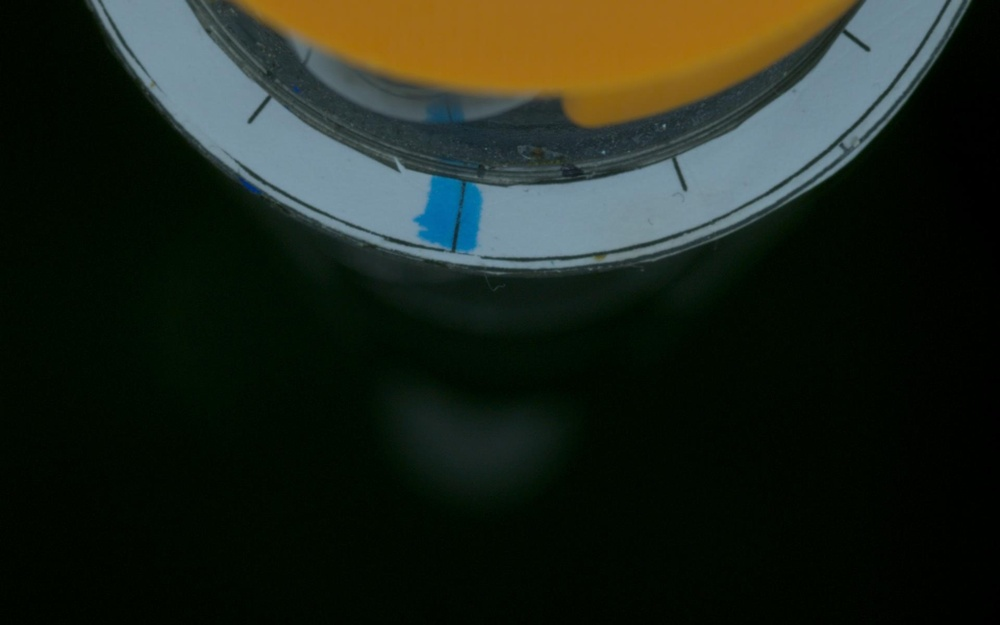
#> input picture Endface/outer_flange_part1_bottom_92.482_degree.jpg, 1000 x 625 px, shrunk from 1920 x 1200 before the run, found by its file name
$ python ReferenceImageComparison.py
#> lines starting #> are read from the running program, lines starting #| are printed output that depends on the picture
import cv2
import numpy as np

def detect_distortion(reference_image_path, new_image_path):
    # Load the undistorted reference image and the new image to be checked for distortion
    reference_image = cv2.imread(reference_image_path, cv2.IMREAD_GRAYSCALE)
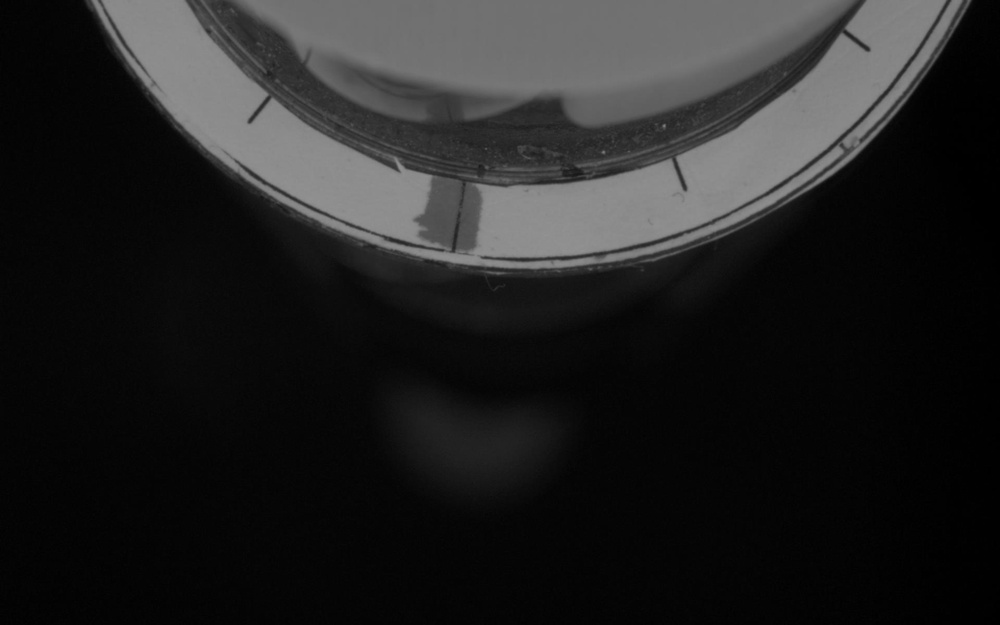
#> reference_image: shape (625, 1000); min 0, max 147, mean 34.1
    new_image = cv2.imread(new_image_path, cv2.IMREAD_GRAYSCALE)
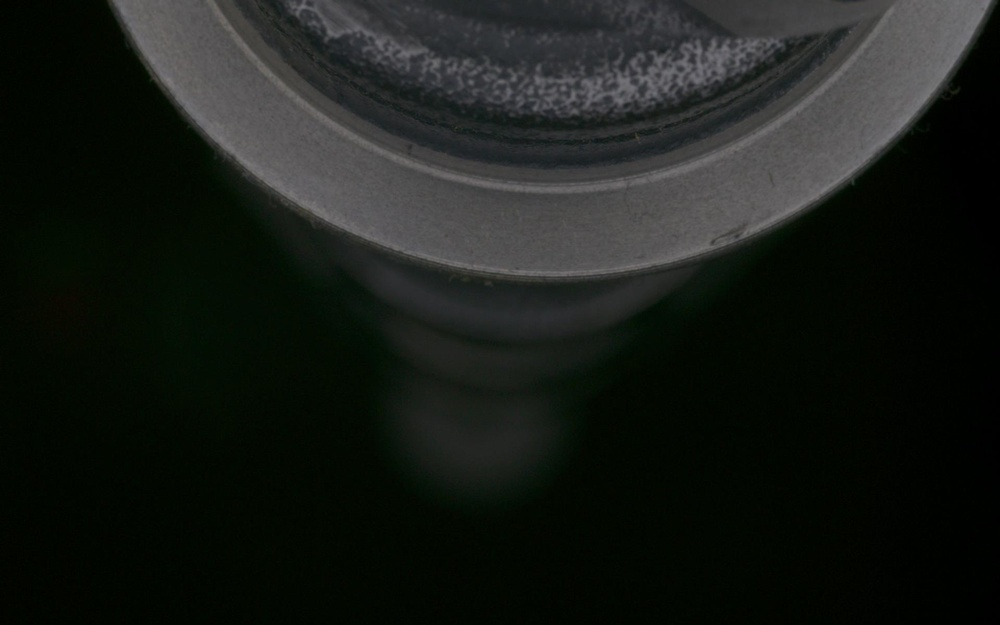
#> input picture Endface/outer_flange_part2_bottom_92.482_degree.jpg, 1000 x 625 px, shrunk from 1920 x 1200 before the run, found by its file name
#> new_image: shape (625, 1000); min 0, max 124, mean 26.3

    # Detect keypoints and extract descriptors for the reference and new images
    sift = cv2.SIFT_create()
    kp_ref, des_ref = sift.detectAndCompute(reference_image, None)
#> kp_ref = 251 keypoints; strongest (x, y, size): (534, 227, 69.2), (369, 201, 69.3), (867, 48, 4.2), (684, 187, 4.3)
    kp_new, des_new = sift.detectAndCompute(new_image, None)
#> kp_new = 241 keypoints; strongest (x, y, size): (471, 82, 3.5), (680, 69, 4.3), (563, 88, 3.4), (692, 60, 5.3)

    # Match keypoints between the reference and new images
    matcher = cv2.BFMatcher()
    matches = matcher.match(des_ref, des_new)
#> matches = 251 matches

    # Extract matched keypoints from both images
    points_ref = np.float32([kp_ref[m.queryIdx].pt for m in matches]).reshape(-1, 1, 2)
#> points_ref = 251 rows, first 8: [102, 4.61], [118.9, 27.02], [133.9, 72.39], [142.7, 67.95], [142.7, 67.95], [146.3, 81.36], [151.4, 96.26], [154, 82.9]
    points_new = np.float32([kp_new[m.trainIdx].pt for m in matches]).reshape(-1, 1, 2)
#> points_new = 251 rows, first 8: [746.5, 77.97], [503.2, 269.8], [755.9, 227.2], [689.8, 99.54], [746.5, 77.97], [723, 242.9], [755.9, 227.2], [409.1, 252.3]

    # Estimate affine transformation between the reference and new images
    transformation_matrix, _ = cv2.estimateAffine2D(points_ref, points_new)
#> transformation_matrix = [[-0.243, 0.557, 711.6], [0.0806, -0.207, 247.1]]

    # Calculate distortion angles in x and y axes
    angle_x = np.degrees(np.arctan2(transformation_matrix[1, 0], transformation_matrix[0, 0]))
#> angle_x = 161.6
    angle_y = np.degrees(np.arctan2(transformation_matrix[0, 1], transformation_matrix[1, 1]))
#> angle_y = 110.4

    # Calculate distortion values in x and y axes
    distortion_x = np.sqrt(transformation_matrix[0, 0]**2 + transformation_matrix[1, 0]**2) - 1.0
#> distortion_x = -0.744
    distortion_y = np.sqrt(transformation_matrix[0, 1]**2 + transformation_matrix[1, 1]**2) - 1.0
#> distortion_y = -0.406

    # Calculate overall distortion angle
    angle_overall = np.degrees(np.arctan2(transformation_matrix[1, 0], transformation_matrix[0, 0]))
#> angle_overall = 161.6

    # Draw keypoints on the reference image and new image
    img_ref = cv2.cvtColor(reference_image, cv2.COLOR_GRAY2BGR)
    img_new = cv2.cvtColor(new_image, cv2.COLOR_GRAY2BGR)
    cv2.drawKeypoints(img_ref, kp_ref, img_ref)
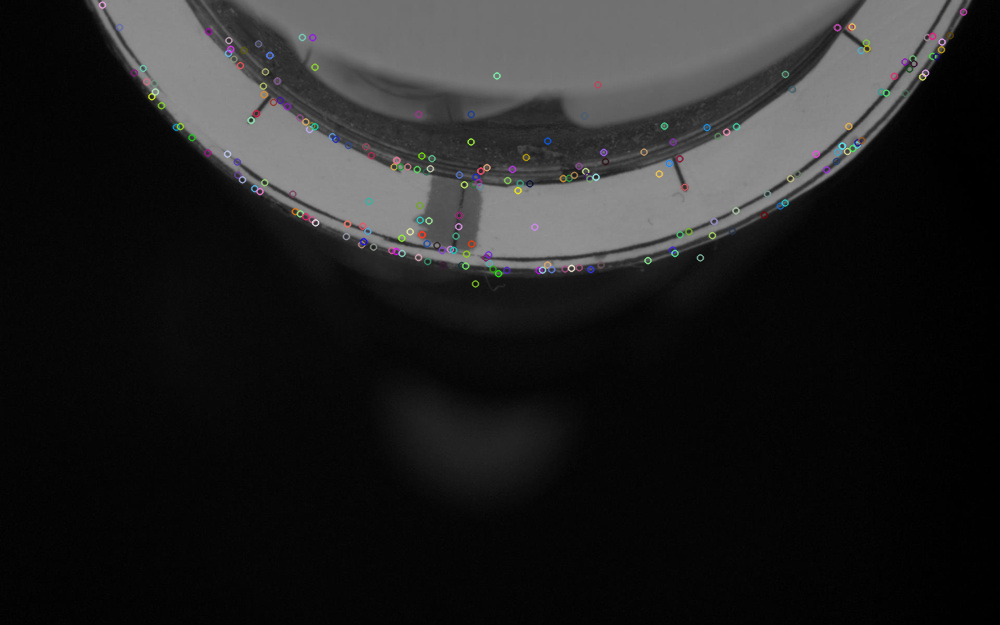
#> img_ref: shape (625, 1000, 3); mean B, G, R 34.5, 34.5, 34.5
    cv2.drawKeypoints(img_new, kp_new, img_new)
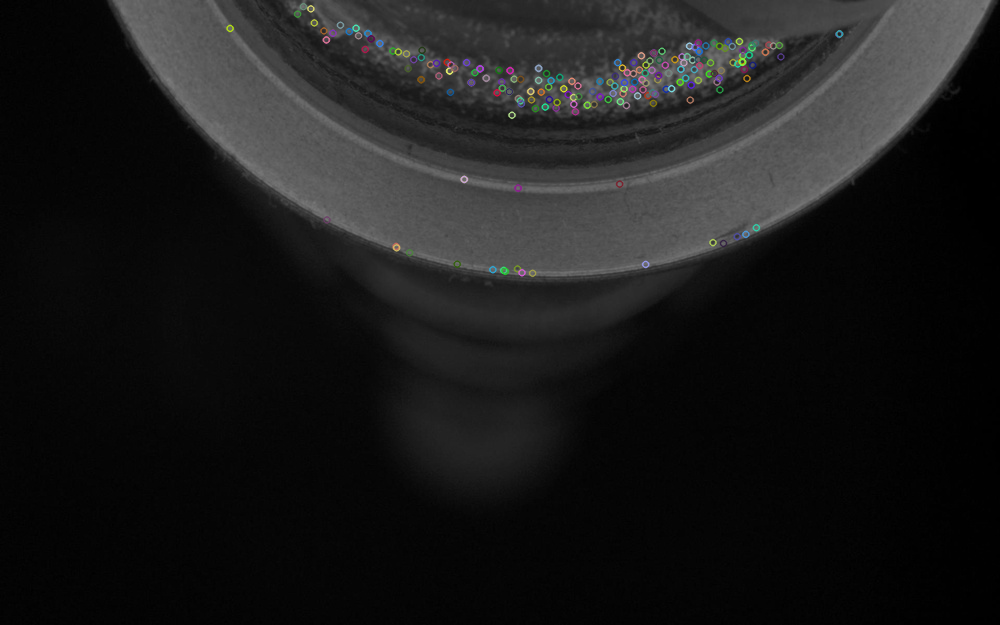
#> img_new: shape (625, 1000, 3); mean B, G, R 26.7, 26.7, 26.7

    # Display the reference image and new image with keypoints
    cv2.imshow("Reference Image", img_ref)
    cv2.imshow("New Image", img_new)
    cv2.waitKey(0)
    cv2.destroyAllWindows()

    return distortion_x, distortion_y, angle_x, angle_y, angle_overall


# File paths of the undistorted reference image and the new image to be checked for distortion
reference_image_path = r'g:\AI Engineering\Co-ops\Chitwan Singh\Plane Distortion\Endface\outer_flange_part1_bottom_92.482_degree.jpg'
new_image_path = r'g:\AI Engineering\Co-ops\Chitwan Singh\Plane Distortion\Endface\outer_flange_part2_bottom_92.482_degree.jpg'

# Detect distortion
distortion_x, distortion_y, angle_x, angle_y, angle_overall = detect_distortion(reference_image_path, new_image_path)
#> distortion_x = -0.744; distortion_y = -0.406; angle_x = 161.6; angle_y = 110.4; angle_overall = 161.6

# Print the distortion values and angles
print("Distortion in x-axis: {:.2f}".format(distortion_x))
#| Distortion in x-axis: -0.74
print("Distortion in y-axis: {:.2f}".format(distortion_y))
#| Distortion in y-axis: -0.41
print("Angle of distortion in x-axis: {:.2f}".format(angle_x))
#| Angle of distortion in x-axis: 161.62
print("Angle of distortion in y-axis: {:.2f}".format(angle_y))
#| Angle of distortion in y-axis: 110.39
print("Overall distortion angle: {:.2f}".format(angle_overall))
#| Overall distortion angle: 161.62
